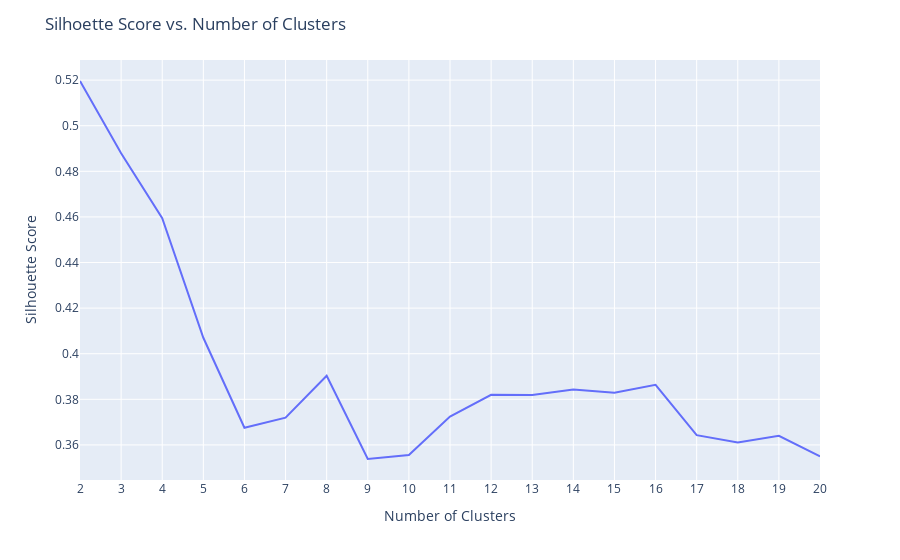

Notebook source saved alongside this figure:
### Code cell
plt.figure(figsize=[12, 8])

fig = px.line(x=range(2, 21), y=silhouette_scores)

fig.update_layout(
    xaxis = dict(tickvals = list(range(2, 21))),
    title="Silhoette Score vs. Number of Clusters",
    xaxis_title="Number of Clusters",
    yaxis_title="Silhouette Score")

fig.show()

### Figure 1 — Plotly figure (JSON) as saved in the notebook; plotly's stock layout.template omitted (floating-point values rounded to 4 significant figures)
{"data": [{"hovertemplate": "x=%{x}<br>y=%{y}<extra></extra>", "legendgroup": "", "line": {"color": "#636efa", "dash": "solid"}, "marker": {"symbol": "circle"}, "mode": "lines", "name": "", "orientation": "v", "showlegend": false, "type": "scatter", "x": [2, 3, 4, 5, 6, 7, 8, 9, 10, 11, 12, 13, 14, 15, 16, 17, 18, 19, 20], "xaxis": "x", "y": [0.5196, 0.4879, 0.4594, 0.407, 0.3675, 0.372, 0.3903, 0.3538, 0.3556, 0.3724, 0.382, 0.3819, 0.3843, 0.3829, 0.3863, 0.3643, 0.3611, 0.364, 0.355], "yaxis": "y"}], "layout": {"legend": {"tracegroupgap": 0}, "margin": {"t": 60}, "title": {"text": "Silhoette Score vs. Number of Clusters"}, "xaxis": {"anchor": "y", "domain": [0, 1], "tickvals": [2, 3, 4, 5, 6, 7, 8, 9, 10, 11, 12, 13, 14, 15, 16, 17, 18, 19, 20], "title": {"text": "Number of Clusters"}}, "yaxis": {"anchor": "x", "domain": [0, 1], "title": {"text": "Silhouette Score"}}}}
